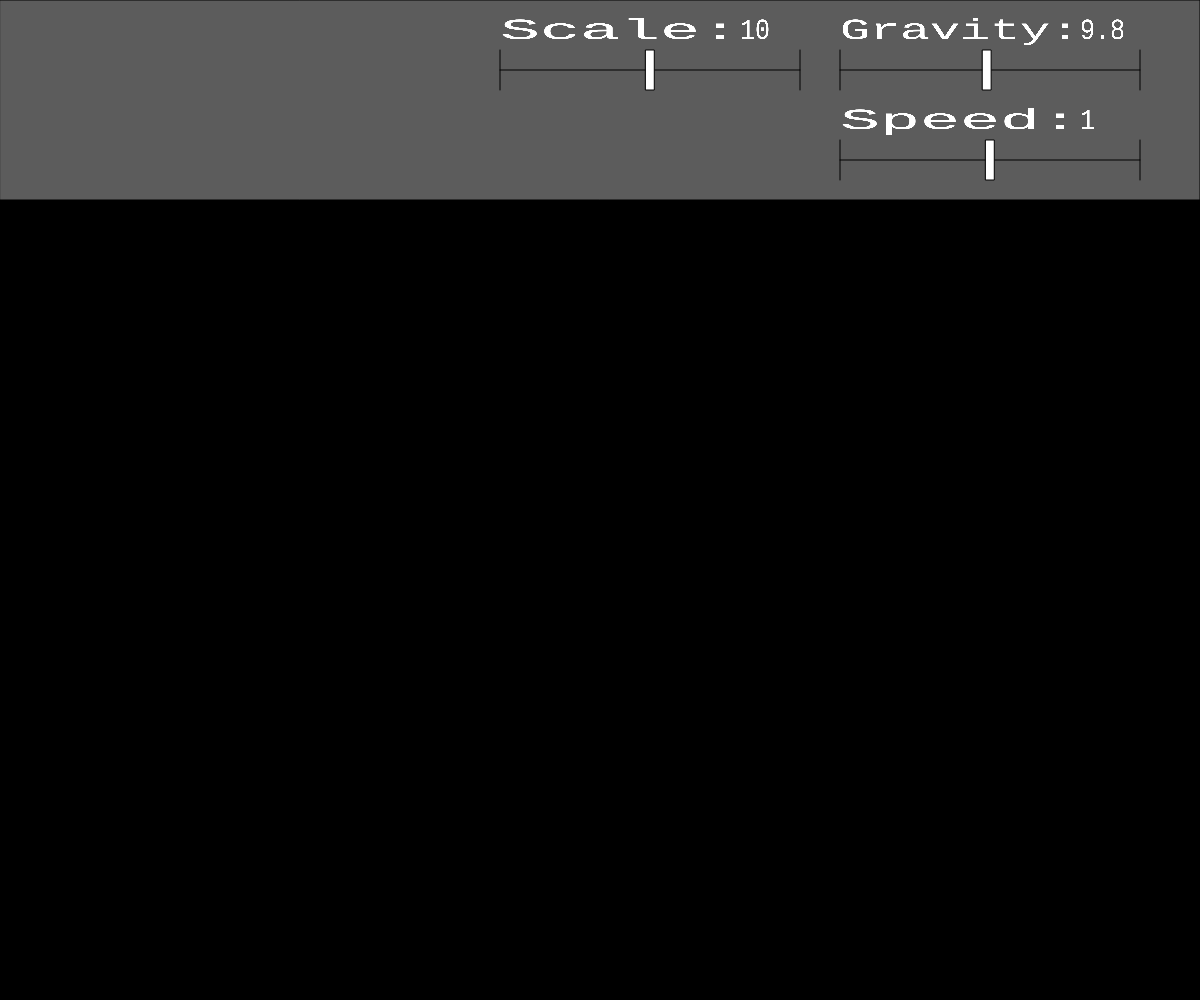
Frame 1 (no input)
Frame 60 (no input): identical to frame 1, image omitted
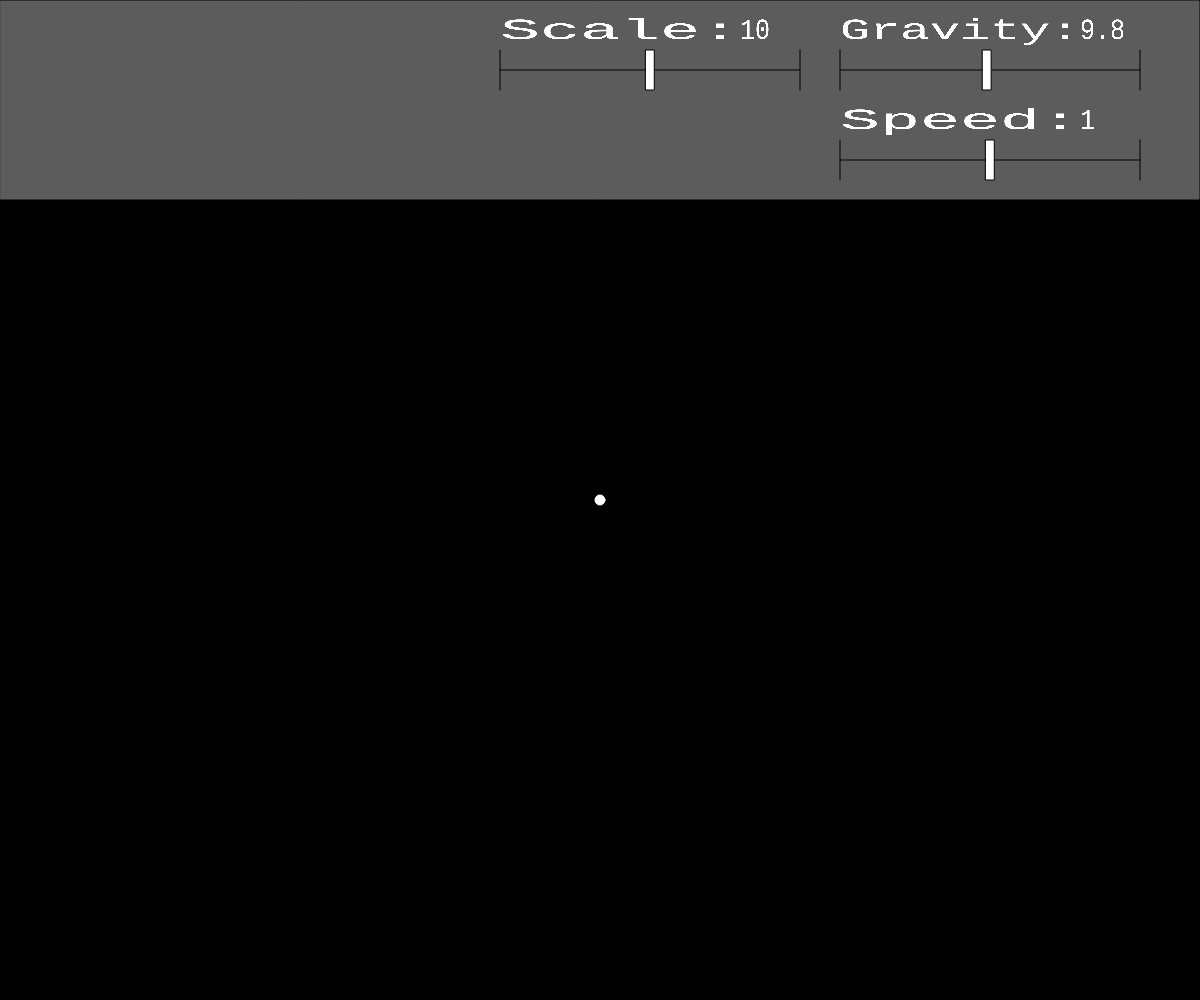
Frame 120 (the mouse pressed at the canvas centre since frame 60)

The p5.js sketch that drew these frames (run headless with seeded random() and noise() and a simulated clock; from frame 60 on, the mouse is pressed at the canvas centre):

// p5.js sketch
// ── sketch.js
// Hardcode
function first(){
  // Set stuff here
  glob.grav = 9.8; // Default gravity setting
  glob.meter = 10; // pixels in a meter
  glob.timeScale = 1.5; // seconds in simulation to real life
  glob.canvasRatio = 20; //Ratio between bar and sim canvas in percent
  glob.barBG = 36;
  glob.simBG = 0;
  glob.font ='Courier'
  glob.textSize =250
}

// Softcode

var glob = {}
glob.bar = {}
glob.sim = {}
glob.timer = 0

function _Text(string,col){
  this.string = string
  this.graph = createGraphics(textWidth(string),274*glob.textSize/200)
  this.graph.textFont(glob.font)
  this.graph.textSize(glob.textSize)
  this.graph.fill(col)
  this.graph.stroke(col)
  this.get = function (){
    this.graph.clear()
    this.graph.text(this.string,0,0,textWidth(' ')*(this.string.length+1),274*glob.textSize/200)
    return this.graph
  }
}

function _Slider(nam,posx,posy,mi,ma,step,anch,w,h,val){
  this.nam = nam
  this.posx = posx
  this.posy = posy
  this.min = mi
  this.max = ma
  this.anch = anch
  this.w = w
  this.h = h
  this.step = step
  this.r = (ma-mi)/w
  this.val = val
  this.place = (val - mi)/this.r
  this.update = new Function( 'glob.'+this.nam+'= this.val')
  this.check = function (){
    if(mouseX>this.posx&&mouseX<this.posx+this.w&&mouseY>this.posy&&mouseY<this.posy+this.h&&mouseIsPressed){
      this.place = int((mouseX-this.posx)/this.step+0.5)*this.step
      this.val = this.place*this.r+this.min
    }
  }
  this.draw = function (){
      this.check()
      push()
      translate(this.posx,this.posy)
      line(0,this.h/2,this.w,this.h/2)
      line(0,0,0,this.h)
      line(this.w,0,this.w,this.h)
      rect(this.place-this.anch,0,this.anch*2,this.h)
      pop()
      this.update()
  }

}
function _Ball(px,py,vx,vy,rest,rad,col){
  this.nx = 0
  this.ny = 0
  this.px = px
  this.py = py
  this.vx = vx
  this.vy = vy
  this.rest = rest
  this.rad = rad
  this.col = color(col,255,255)
  this.time = 0
  this.update = function(){
    this.time += glob.timer
    this.nx = this.px + this.vx*this.time
    this.ny = this.py + this.vy*this.time + glob.grav/2*this.time*this.time/glob.meter
/*    if(this.nx>=glob.sim.width/glob.meter-this.rad*glob.meter&&this.vx>0){
      this.px=glob.sim.width/glob.meter-this.rad*glob.meter
      this.py=this.ny
      this.vx=glob.sim.width/glob.meter-this.rad*glob.meter-this.nx
      this.vx*=this.rest
      this.vy+=glob.meter*glob.grav/2*this.time1*this.time1
      this.time1=0
    }
    if(this.nx<=this.rad*glob.meter&&this.vx<0){
      this.px=this.rad*glob.meter
      this.py=this.ny
      this.vx=this.rad*glob.meter-this.nx
      this.vx*=this.rest
      this.vy+=glob.meter*glob.grav/2*this.time1*this.time1
      this.time1=0
    }
    if(this.ny>=glob.sim.height/glob.meter-this.rad*glob.meter&&this.vy>0){
      this.px=this.nx
      this.py=glob.sim.height/glob.meter-this.rad*glob.meter
      this.vy=glob.sim.height/glob.meter-this.rad*glob.meter-this.ny
      this.vy*=this.rest
      this.time1=0
    }
    if(this.ny<=this.rad&&this.vy>0){
      this.px=this.nx
      this.py=this.rad
      this.vy=this.rad-ny
      this.vy*=this.rest
      this.time1=0
    }*/
  }
  this.draw = function(){
    push()
    fill(this.col)
    noStroke()
    translate(glob.sim.width/2,glob.sim.height/2)
    ellipse(this.nx,this.ny,this.rad*glob.meter,this.rad*glob.meter)
    pop()
  }
}

function _Path(beg,fin,vel,col){
  this.beg = beg
  this.fin = fin
  this.vel = vel
  this.col = col

}

function setup(){
  first()
  createCanvas(windowWidth,windowHeight)
  textFont(glob.font)
  textSize(glob.textSize)
  colorMode(HSB)
  align()
  // BAR
  glob.gravText = new _Text('Gravity:',255)
  glob.meterText = new _Text('Scale:',255)
  glob.timeText = new _Text('Speed:',255)
  
  // SIM
  glob.balls = []
}

function align(){
  var rat_bar = glob.canvasRatio;
  var rat_sim = 100-glob.canvasRatio;
  glob.bar.width = width
  glob.bar.height = rat_bar*height/100
  glob.sim.width = width
  glob.sim.height = rat_sim*height/100
  glob.gravSlider = new _Slider('grav',7*glob.bar.width/10,2*glob.bar.height/8,0.5,19.5,38*35/glob.bar.width,glob.bar.width/280,glob.bar.width/4,glob.bar.height/5,glob.grav)
  glob.gravtemp = new _Text('19.5',255)
  glob.meterSlider = new _Slider('meter',6*glob.bar.width/8-glob.bar.width/3,2*glob.bar.height/8,0.5,19.5,38*35/glob.bar.width,glob.bar.width/280,glob.bar.width/4,glob.bar.height/5,glob.meter)
  glob.metertemp = new _Text('10.0',255)
  glob.timeSlider = new _Slider('timeScale',7*glob.bar.width/10,2*glob.bar.height/8+glob.bar.height/5+2*glob.bar.height/8,0,3,3*35/glob.bar.width,glob.bar.width/280,glob.bar.width/4,glob.bar.height/5,glob.timeScale)
  glob.timetemp = new _Text('10.0',255)
}

function draw(){
  // SIM
  push()
  stroke(255)
  background(glob.simBG)
  if(glob.press){
    ellipse(glob.Spx,glob.Spy,glob.meter)
    line(glob.Spx,glob.Spy,mouseX,mouseY)
    var tempVector = createVector(mouseX-glob.Spx,mouseY-glob.Spy).setMag(-glob.meter)
    tempVector.rotate(QUARTER_PI)
    line(mouseX,mouseY,mouseX+tempVector.x,mouseY+tempVector.y)
    var tempVector2 = tempVector.rotate(-HALF_PI)
    line(mouseX,mouseY,mouseX+tempVector.x,mouseY+tempVector.y)
  }
  else{
    for (var i=0;i<glob.balls.length;i++){
      glob.balls[i].update()
    }
  }
  for (var i=0;i<glob.balls.length;i++){
      glob.balls[i].draw()
    }
  pop()
  // BAR
  push()
  fill(glob.barBG)
  rect(0,0,glob.bar.width,glob.bar.height)
  fill(200)
  stroke(0)
  glob.gravSlider.draw()
  image(glob.gravText.get(),28*glob.bar.width/40,glob.bar.height/12,2*glob.bar.width/10,glob.bar.height/5)
  glob.gravtemp.string = str(int(10*glob.grav)/10)
  image(glob.gravtemp.get(),28*glob.bar.width/40+2*glob.bar.width/10,glob.bar.height/12,2*glob.bar.width/40,glob.bar.height/5)
  glob.meterSlider.draw()
  image(glob.meterText.get(),30*glob.bar.width/40-glob.bar.width/3,glob.bar.height/12,2*glob.bar.width/10,glob.bar.height/5)
  glob.metertemp.string = str(int(10*glob.meter)/10)
  image(glob.metertemp.get(),30*glob.bar.width/40-glob.bar.width/3+2*glob.bar.width/10,glob.bar.height/12,2*glob.bar.width/40,glob.bar.height/5)
  glob.timeSlider.draw()
  glob.timeScale=exp(glob.timeScale-1.5)
  image(glob.timeText.get(),28*glob.bar.width/40,glob.bar.height/12+glob.bar.height/5+2*glob.bar.height/8,2*glob.bar.width/10,glob.bar.height/5)
  glob.timetemp.string = str(int(10*glob.timeScale)/10)
  image(glob.timetemp.get(),28*glob.bar.width/40+2*glob.bar.width/10,glob.bar.height/12+glob.bar.height/5+2*glob.bar.height/8,2*glob.bar.width/40,glob.bar.height/5)
  pop()
  glob.timer = millis()*glob.timeScale/1000 - glob.timer
}

windowResized = function () {
  resizeCanvas(windowWidth, windowHeight)
  align()
}

mousePressed = function (){
  if(mouseY>glob.bar.height&&!glob.press){
    glob.press=1
    glob.Spx=mouseX
    glob.Spy=mouseY
  }
}

mouseReleased = function(){
  if(glob.press){
    glob.press = 0
    if(createVector(glob.Spx-mouseX,glob.Spy-mouseY).mag()>=glob.meter){
      glob.balls.push(new _Ball(glob.Spx-glob.sim.width/2,glob.Spy-glob.sim.height/2,(mouseX-glob.Spx)/glob.meter,(mouseY-glob.Spy)/glob.meter,1,random(1,5),random(0,255)))
    }
    glob.Spx,glob.Spy = 0,0
  }
}
// ── style.css
html, body {
  height: 100%;
  width: 100%;
}

body{
  margin: 0;
  display: flex;
}
